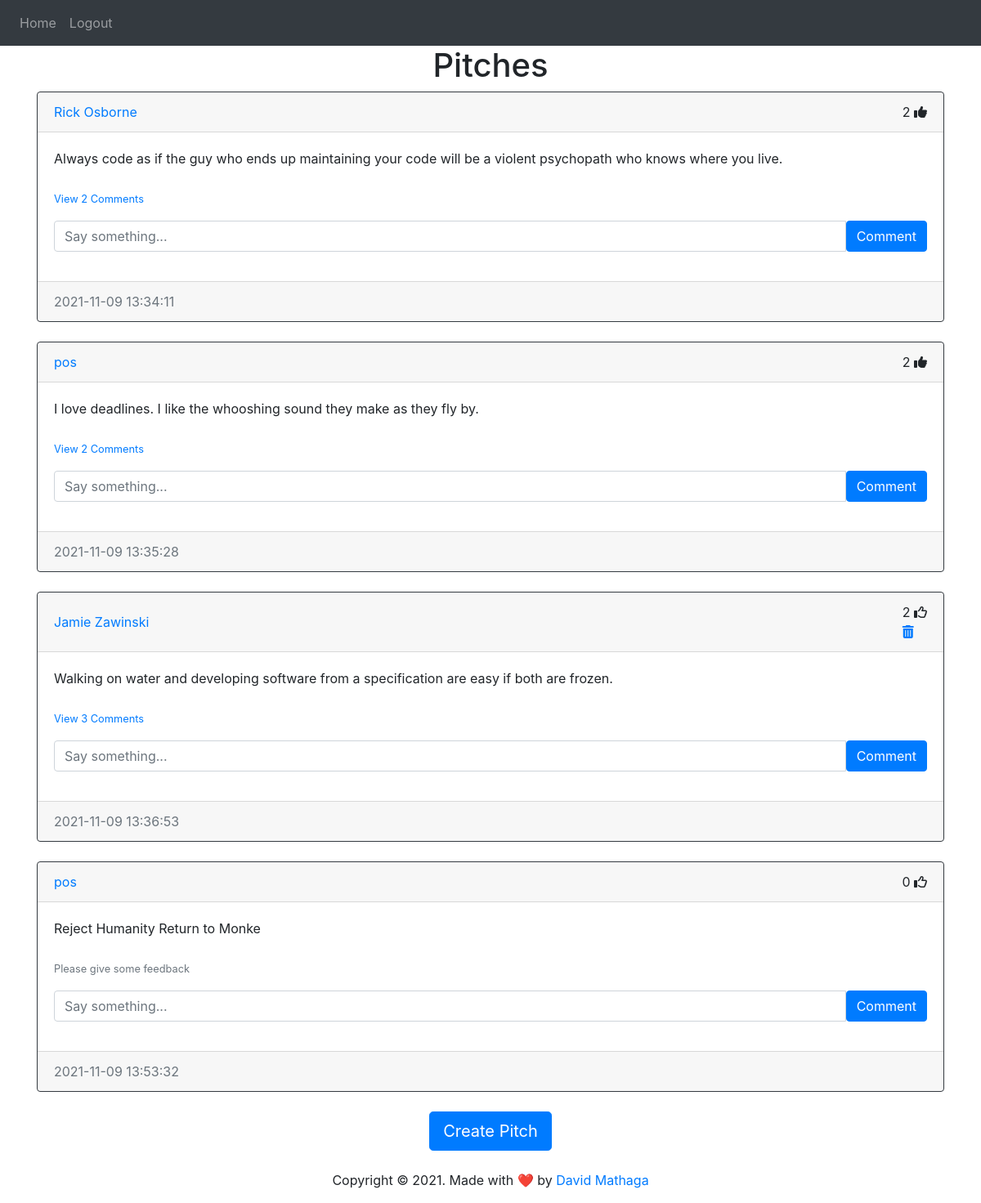
/home (signed in), run on the app's committed database.
### website/models.py (models this page shows)
class Post(db.Model):
    id = db.Column(db.Integer, primary_key=True)
    text = db.Column(db.Text, nullable=False)
    date_created = db.Column(db.DateTime(timezone=True), default=func.now())
    author = db.Column(db.Integer, db.ForeignKey('user.id', ondelete="CASCADE"), nullable=False)
    comments = db.relationship('Comment', backref='post', passive_deletes=True)
    likes = db.relationship('Like', backref='post', passive_deletes=True)

class User(db.Model, UserMixin):
    id = db.Column(db.Integer, primary_key=True)
    email = db.Column(db.String(150), unique=True)
    username = db.Column(db.String(150), unique=True)
    password = db.Column(db.String(150))
    date_created = db.Column(db.DateTime(timezone=True), default=func.now())
    posts = db.relationship('Post', backref='user', passive_deletes=True)
    comments = db.relationship('Comment', backref='user', passive_deletes=True)
    likes = db.relationship('Like', backref='user', passive_deletes=True)

### website/views.py (the view)
@views.route('/')
@views.route('/home')
@login_required
def home():
    posts = Post.query.all()
    return render_template('home.html', user=current_user, posts=posts)

### website/__init__.py (called while the page is built)
def create_app():
    app = Flask(__name__)
    app.config['SECRET_KEY'] = 'eowqiepowqipeoeoqwpeoiwpqoei'
    app.config['SQLALCHEMY_DATABASE_URI'] = f'sqlite:///{DB_NAME}'
    db.init_app(app)
    from .views import views
    from .auth import auth
    app.register_blueprint(views, url_prefix='/')
    app.register_blueprint(auth, url_prefix='/')
    from .models import User, Post,Comment,Like
    login_manager =LoginManager()
    login_manager.login_view = 'auth.login'
    login_manager.init_app(app)
    @login_manager.user_loader
    def load_user(id):
        return User.query.get(int(id))
    create_database(app)
    return app

### website/templates/home.html (shortened to what this page needs)
{% extends 'pitch_div.html' %}

### website/templates/pitch_div.html (shortened to what this page needs)
{% extends 'base.html' %}
{% block content %}
<h1 align="center"> {% block header %}Pitches{% endblock %}</h1>
<div id="posts">
  {% for post in posts %}
  <div class="card border-dark">
    <div class="card-header d-flex justify-content-between align-items-center">
      <a href="/pitches/{{post.user.username}}">{{post.user.username}}</a>
     <div>
         <span id="likes-count-{{post.id}}">{{ post.likes|length }} </span>
         {% if user.id in post.likes|map(attribute="author") |list %}
        <i class="fas fa-thumbs-up" id="like-button-{{post.id}}" onclick="like({{post.id}})"></i>
        {% else %}
        <i class="far fa-thumbs-up" id="like-button-{{post.id}}" onclick="like({{post.id}})"></i>
        {% endif %}
        {% if user.id == post.author %}
      <div >
        <a href="/delete-pitch/{{post.id}}"><i class="fas fa-trash-alt"></i></a>
      </div>
      {% endif %}
    </div>
    </div>
    <div class="card-body">
      <div class="card-text">{{post.text}}</div>
      <br>
      <p class="card-text">
      {% if post.comments|length > 0 %}
      <a href="#comments-{{post.id}}" data-toggle="collapse" role="button">
        <small>View {{post.comments|length}} Comments </small>
      </a>
      {% else %}
      <small class="text-muted">Please give some feedback</small>
      {% endif %}
      </p>
      <form action="/create-comment/{{post.id}}" method="POST" class="input-group mb-3">
          <input type="text" id="text" name="text" class="form-control" placeholder="Say something...">
          <button type="submit" class="btn btn-primary">Comment</button>
      </form>
    </div>
    <div class="card-footer text-muted">{{post.date_created}}</div>
  </div>
  <br>
  {% endfor %}
</div>
<div align="center">
    <a href="/create-pitch">
      <button class="btn btn-lg btn-primary">Create Pitch</button>
    </a>
  </div>
{% endblock %}

### data on the page
Post: user.username "Rick Osborne", likes|length "2", text "Always code as if the guy who ends up maintaining your code will be a violent psychopath who knows where you live.", comments|length "2", date_created "2021-11-09 13:34:11"
Post: user.username "pos", likes|length "2", text "I love deadlines. I like the whooshing sound they make as they fly by.", comments|length "2", date_created "2021-11-09 13:35:28"
Post: user.username "Jamie Zawinski", likes|length "2", text "Walking on water and developing software from a specification are easy if both are frozen.", comments|length "3", date_created "2021-11-09 13:36:53"
Post: user.username "pos", likes|length "0", text "Reject Humanity Return to Monke", shows "Please give some feedback", date_created "2021-11-09 13:53:32"
